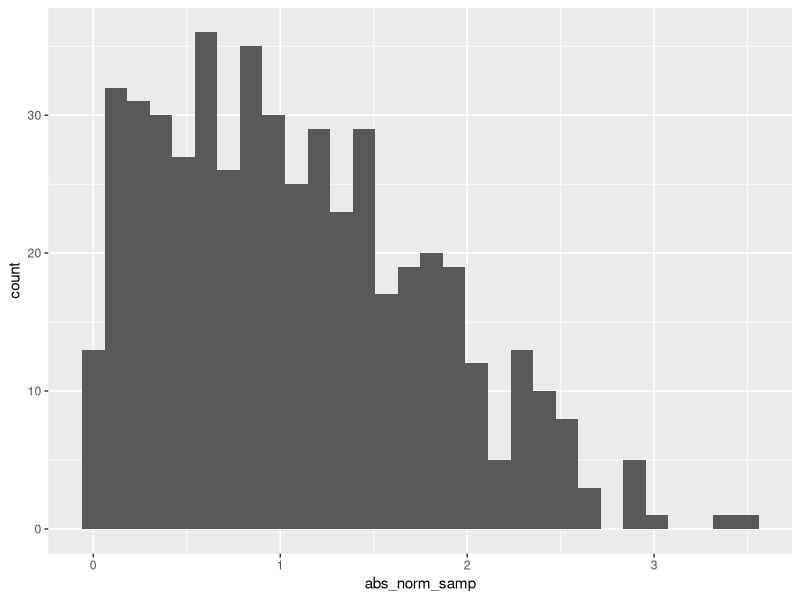

This figure's R source: (Note: this script raises an error after producing the figure.)
## ---- chunk 1
library(tidyverse)
## ---- chunk 2
samp = rnorm(100)
length(samp)
## ---- chunk 3
library(tidyverse)

la_df = tibble(
  norm_samp = rnorm(500, mean = 1),
  norm_samp_pos = norm_samp > 0,
  abs_norm_samp = abs(norm_samp)
)

ggplot(la_df, aes(x = abs_norm_samp)) + geom_histogram()

median_samp = median(pull(la_df, norm_samp))
## ---- chunk 4
la_df = 
  tibble(
    norm_samp = rnorm(n = 500, mean = 1),
    samp_g0 = norm_samp > 0,
    obs_v_samp = obs(norm_samp)
  )

  ggplot(la_df, aes(x = abs_norm_samp)) + 
    geom_histogram()
